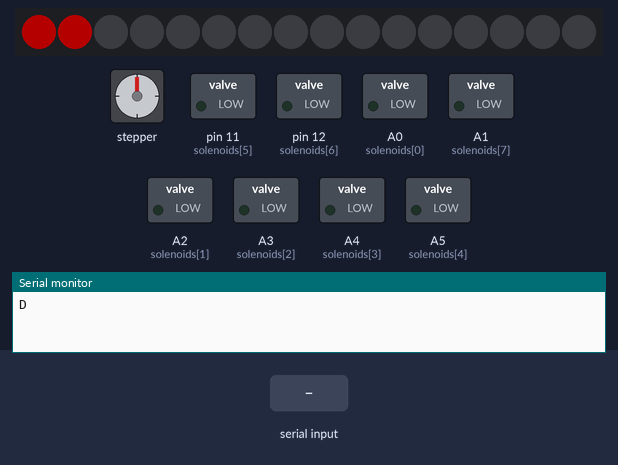
Simulated run of this sketch. Board: Arduino Uno, built with avr-gcc and run on an emulated ATmega328P. Parts: stepper motor, 16 RGB LEDs in strip order, left to right, switched loads named in the sketch (green lamp = pin HIGH), the last lines printed to the serial monitor. Wiring (inferred from the names in the program): stepper motor driver (200 steps per turn assumed): step pin 7; direction pin 6. Dashed ring = blinking. Inputs (shaded band) come from the test bench. Dim RGB values are drawn brighter than linear; colours are those a GRB WS2812 strip shows for the declared byte order; pins used as bus, display or sensor lines are not drawn.

Above: at 1.2 s.
1.3 s: "A" received over Serial
At 1.4 s:
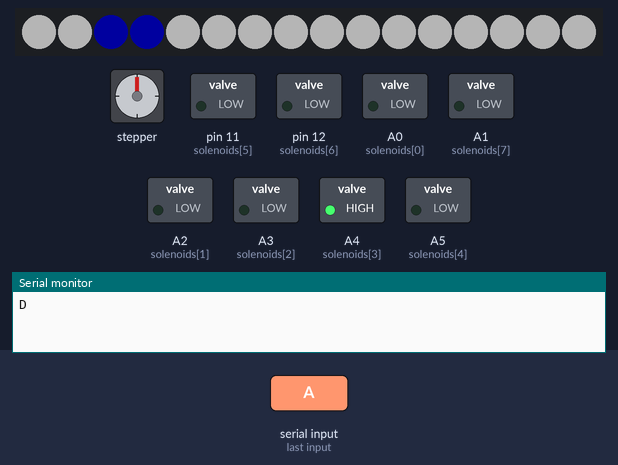
3.8 s: "M" received over Serial
At 5.8 s:
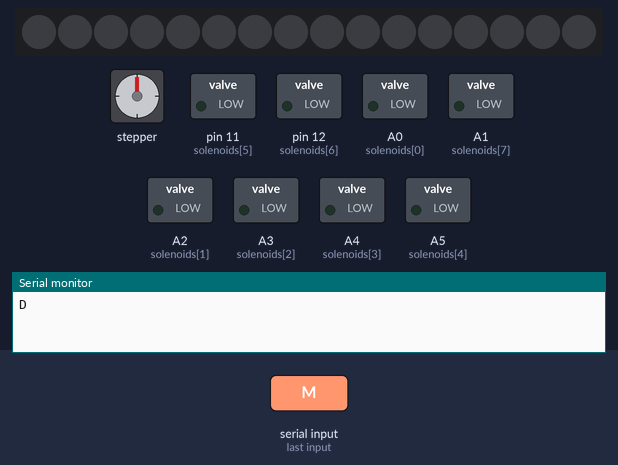
6.0 s: "M" received over Serial
At 7.4 s:
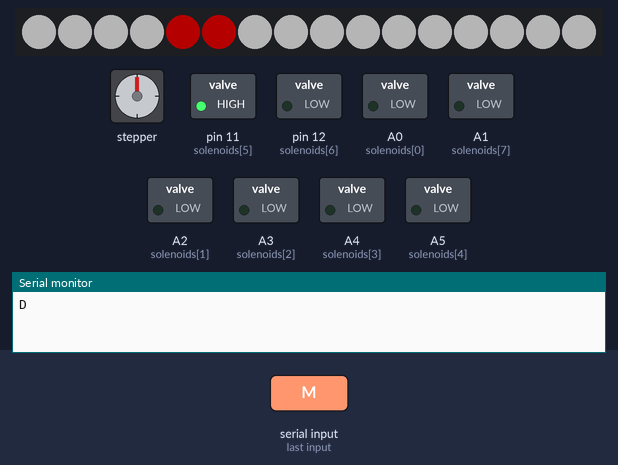
9.0 s: "A" received over Serial
12.0 s: "B" received over Serial
At 12.4 s:
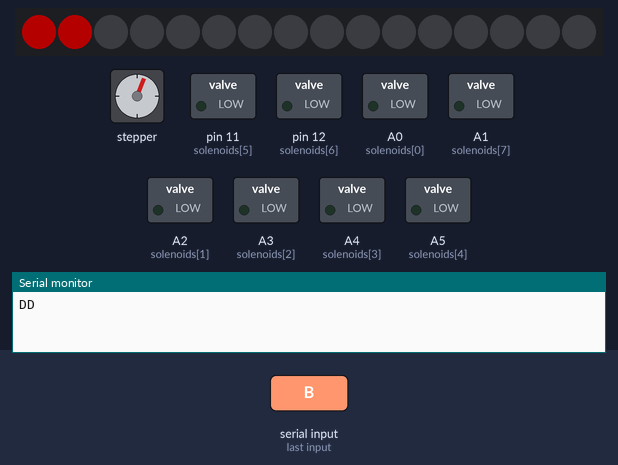
Timing chart, 0 to 14.5 s (numbered marks = the images above; inputs shaded):
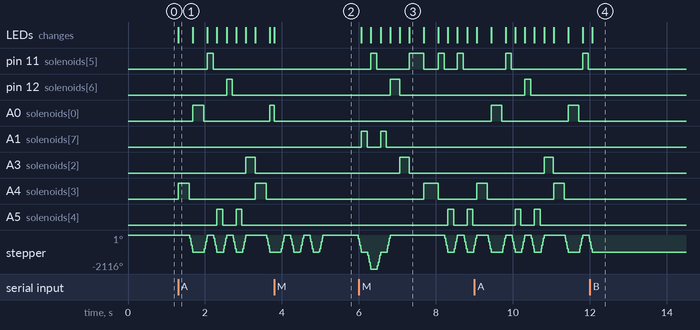

Measured:
- after the input at 1.3 s, pin 11 (solenoids[5]): LOW → HIGH after 0.76 s, → LOW 0.15 s later; pin 12 (solenoids[6]): LOW → HIGH after 1.3 s, → LOW 0.15 s later
- after the input at 3.8 s, pin 11 (solenoids[5]): stays LOW (without the input it goes to HIGH after 0.26 s); pin 12 (solenoids[6]): stays LOW (without the input it goes to HIGH after 0.76 s); A3 (solenoids[2]), A5 (solenoids[4]): stops changing and stays LOW; the LEDs: change at once (image 2)
- after the input at 6.0 s, pin 11 (solenoids[5]): LOW → HIGH after 0.31 s, → LOW 0.15 s later, → HIGH 0.85 s later, → LOW 0.37 s later, … (8 changes in this stretch); pin 12 (solenoids[6]): LOW → HIGH after 0.81 s, → LOW 0.24 s later
- after the input at 12.0 s, pin 11 (solenoids[5]): stays LOW (without the input it goes to HIGH after 1.1 s); pin 12 (solenoids[6]): stays LOW (without the input it goes to HIGH after 0.31 s)

The sketch:

OnStageDrum.ino
```cpp
// RoboCup OnStage // Daniel Bacsur // ---------------------------------------------------------------------------------------- // Comments
#include "Player.h"                                                                                                             // Include libraries

Player player;                                                                                                                  // Declare player

void setup() { // ------------------------------------------------------------------------------------------------------------- // Setup
  Serial.begin(115200);                                                                                                         // Begin sebug on serial port
  player.begin();                                                                                                               // Begin player                                                                                                                  // Start delay
  Serial.print('D');
}
void loop() { // -------------------------------------------------------------------------------------------------------------- // Main Loop
  player.updateSerial();
}
```

Beat.cpp
```cpp
// RoboCup OnStage // Daniel Bacsur // ---------------------------------------------------------------------------------------- // Comments
#include "Arduino.h"                                                                                                            // Include libraries
#include "Beat.h"

Beat::Beat(byte _key, float _time, int _move, String _debug) {                                                                  // Constuctor
  key = _key, time = _time, move = _move, debug = _debug;
}
```

Beat.h
```cpp
// RoboCup OnStage // Daniel Bacsur // ---------------------------------------------------------------------------------------- // Comments
#ifndef Beat_h                                                                                                                  // Include libraries
#define Beat_h;
#include "Arduino.h"

class Beat { // --------------------------------------------------------------------------------------------------------------- // Beat class
  public:                                                                                                                       // Pubic things
    byte key; float time; int move; String debug;                                                                               // Variables
    Beat(byte _key, float _time, int _move, String _debug = "NONE");                                                            // Constructor
};

#endif
```

Player.h
```cpp
// RoboCup OnStage // Daniel Bacsur // ---------------------------------------------------------------------------------------- // Comments
#ifndef Player_h                                                                                                                // Include libraries
#define Player_h
#include "Arduino.h"
#include "Beat.h"
#include <FastLED.h>

class Player { // ------------------------------------------------------------------------------------------------------------- // Player class
  public:                                                                                                                       // Public things
    void begin(), serialUpdate();
    void moveNote(int value);
    int toBeep(String text);
    void playBeat(Beat beat, Beat nextBeat, int bpm),
    playMelodies(), start(), ecuador(), pijanoo(), zombieNation(), stereoLove(),
    lamourToujours(), betterOffAlone(), wakeMeUp(), imBlue();
    int counter = 0, startTime = 0;
    bool isPlaying = false, isMuted = false, isOverwritten = false;
    void updateSerial();
    void flag();
  private:                                                                                                                      // Private things
    const byte solenoids[8] = {A0, A2, A3, A4, A5, 11, 12, A1};                                                                 // Solenoid pins
    const byte dirPin = 6, stepPin = 7, enPin = 5, debugPin = 13;                                                               // Motor and Debug pins
    int melodyBPM = 120; long lastTime = 0;
    const static int NUM_LEDS = 16, LED_PIN = 5; CRGB leds[NUM_LEDS];
    const int ledRemap[8] = {4, 3, 0, 1, 5, 2, 6, 7};
    void(* resetFunc) (void) = 0;
    long overrideTime = 0;
    byte overridePin = 13/*solenoids[ledRemap[0]]*/;

};

#endif
```

Source omitted: Player.cpp (21721 bytes)
